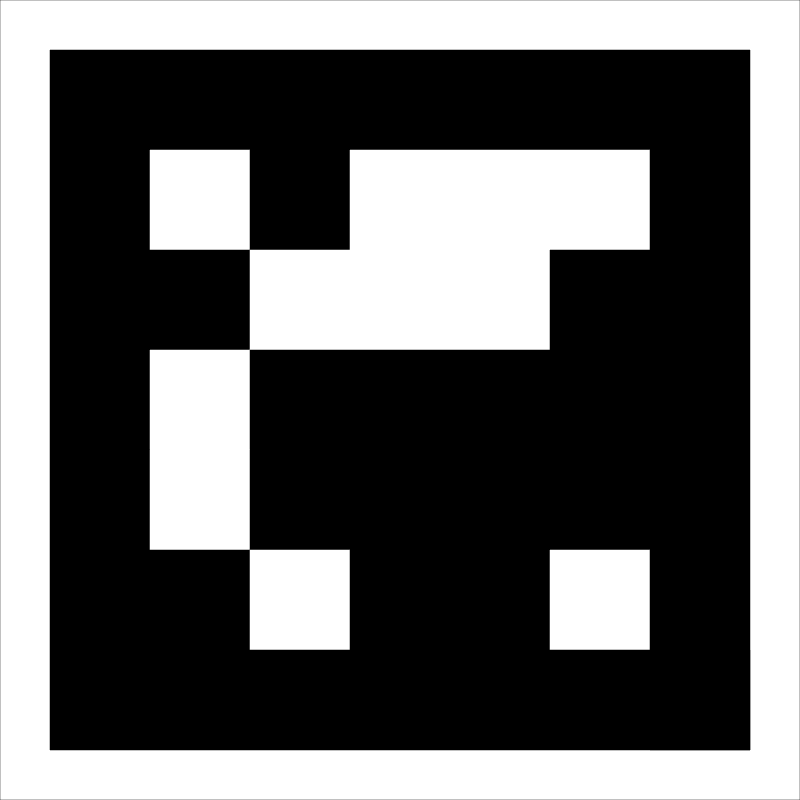
#> input picture Task-5/Aruco Markers/src/Marker.png, 1600 x 1600 px (shown at 1/2 size)
$ python aruco.py   (Python 2 division)
#> lines starting #> are read from the running program, lines starting #| are printed output that depends on the picture; after the words box and inside, x2 and y2 are one past the last pixel; in counts of white or black regions, pixels touching at a corner belong together
#> further down, image is the input picture: shape (1600, 1600, 3); min 0, max 255, mean 103
#Imports

import cv2

#Define globals

MAX_SIZE = 406

#Define helper functions

def extractAruco(img):

    #Inverse threshold to get the inner contour
    gray = cv2.cvtColor(img, cv2.COLOR_BGR2GRAY)
    ret, th = cv2.threshold(gray, 127,255,cv2.THRESH_BINARY_INV)
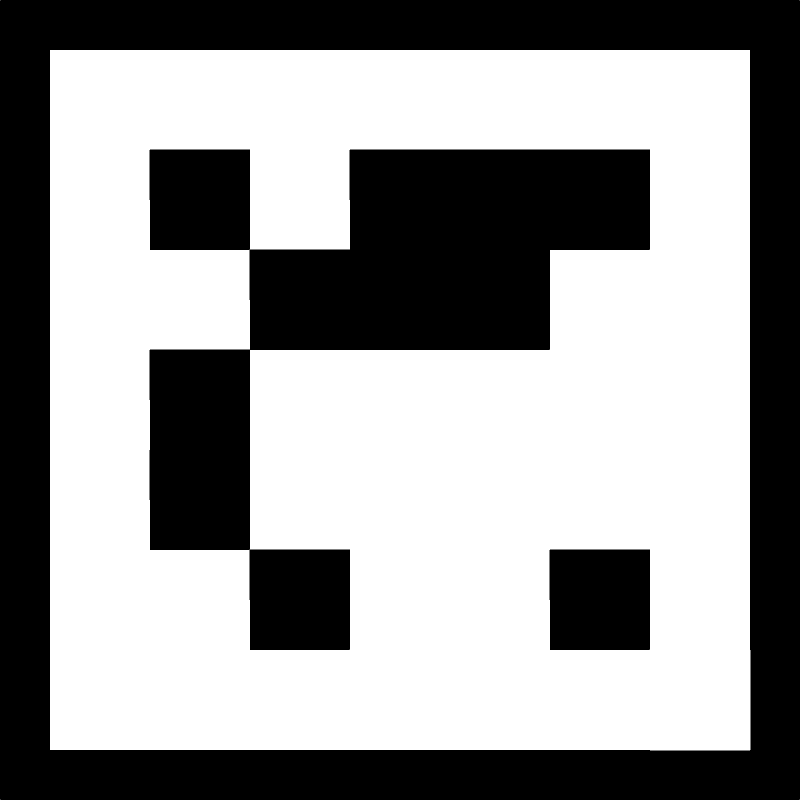
#> th: shape (1600, 1600) (shown at 1/2 size); 59.3% white; 3 black regions

    #Crop image
    contours, hierarchy = cv2.findContours(th, cv2.RETR_EXTERNAL,
                                           cv2.CHAIN_APPROX_SIMPLE)
#> contours = 5 contours, 4 with area under 20; largest, box (x1, y1, x2, y2) and area: (100, 100, 1501, 1501) 1957600
    contours = contours[0]
#> contours = [[1599, 1599]]

    epsilon = 0.1*cv2.arcLength(contours,True)
#> epsilon = 0
    approx = cv2.approxPolyDP(contours,epsilon,True)
#> approx = [[1599, 1599]]

#> (the run stopped early here; a loop or call above may not have finished)
